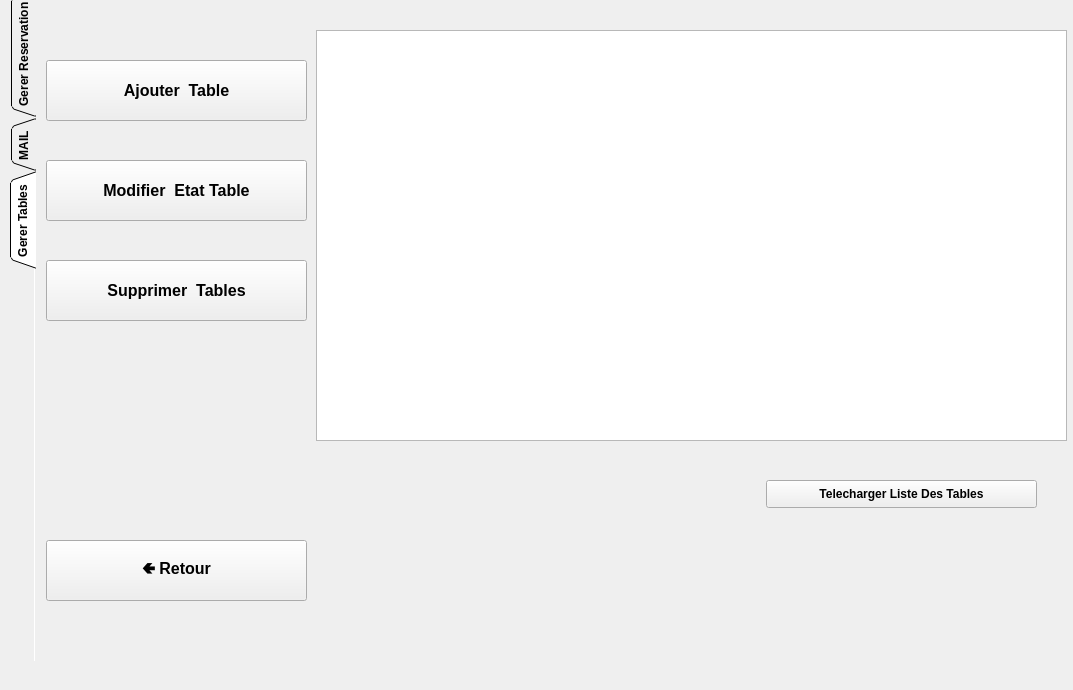
<?xml version="1.0" encoding="UTF-8"?>
<ui version="4.0">
 <class>MainWindow</class>
 <widget class="QMainWindow" name="MainWindow">
  <property name="geometry">
   <rect>
    <x>0</x>
    <y>0</y>
    <width>1073</width>
    <height>690</height>
   </rect>
  </property>
  <property name="windowTitle">
   <string>MainWindow</string>
  </property>
  <widget class="QWidget" name="centralwidget">
   <widget class="QTabWidget" name="tabWidget">
    <property name="geometry">
     <rect>
      <x>10</x>
      <y>-10</y>
      <width>1081</width>
      <height>671</height>
     </rect>
    </property>
    <property name="font">
     <font>
      <weight>75</weight>
      <bold>true</bold>
      <underline>false</underline>
     </font>
    </property>
    <property name="tabPosition">
     <enum>QTabWidget::West</enum>
    </property>
    <property name="tabShape">
     <enum>QTabWidget::Triangular</enum>
    </property>
    <property name="currentIndex">
     <number>2</number>
    </property>
    <property name="elideMode">
     <enum>Qt::ElideNone</enum>
    </property>
    <property name="usesScrollButtons">
     <bool>true</bool>
    </property>
    <property name="documentMode">
     <bool>true</bool>
    </property>
    <property name="tabsClosable">
     <bool>false</bool>
    </property>
    <property name="movable">
     <bool>true</bool>
    </property>
    <property name="tabBarAutoHide">
     <bool>false</bool>
    </property>
    <widget class="QWidget" name="tab">
     <attribute name="title">
      <string>Gerer Reservation</string>
     </attribute>
     <widget class="QPushButton" name="pushButton_supprimer">
      <property name="geometry">
       <rect>
        <x>10</x>
        <y>230</y>
        <width>261</width>
        <height>61</height>
       </rect>
      </property>
      <property name="font">
       <font>
        <pointsize>12</pointsize>
        <weight>75</weight>
        <bold>true</bold>
        <underline>false</underline>
       </font>
      </property>
      <property name="text">
       <string>Supprimer  Reservations</string>
      </property>
     </widget>
     <widget class="QPushButton" name="pushButton_retour">
      <property name="geometry">
       <rect>
        <x>10</x>
        <y>540</y>
        <width>261</width>
        <height>61</height>
       </rect>
      </property>
      <property name="font">
       <font>
        <pointsize>12</pointsize>
        <weight>75</weight>
        <bold>true</bold>
        <underline>false</underline>
       </font>
      </property>
      <property name="text">
       <string>🢀 Retour</string>
      </property>
     </widget>
     <widget class="QTableView" name="tableView">
      <property name="geometry">
       <rect>
        <x>280</x>
        <y>30</y>
        <width>751</width>
        <height>411</height>
       </rect>
      </property>
     </widget>
     <widget class="QPushButton" name="pushButton_chercher">
      <property name="geometry">
       <rect>
        <x>530</x>
        <y>560</y>
        <width>101</width>
        <height>41</height>
       </rect>
      </property>
      <property name="font">
       <font>
        <pointsize>12</pointsize>
        <weight>75</weight>
        <bold>true</bold>
        <underline>false</underline>
       </font>
      </property>
      <property name="text">
       <string>Chercher</string>
      </property>
     </widget>
     <widget class="QLabel" name="label">
      <property name="geometry">
       <rect>
        <x>350</x>
        <y>530</y>
        <width>111</width>
        <height>31</height>
       </rect>
      </property>
      <property name="font">
       <font>
        <pointsize>12</pointsize>
        <weight>75</weight>
        <bold>true</bold>
        <underline>false</underline>
       </font>
      </property>
      <property name="text">
       <string>Entrer CIN</string>
      </property>
     </widget>
     <widget class="QWidget" name="horizontalLayoutWidget">
      <property name="geometry">
       <rect>
        <x>280</x>
        <y>480</y>
        <width>751</width>
        <height>41</height>
       </rect>
      </property>
      <layout class="QHBoxLayout" name="horizontalLayout_2">
       <item>
        <widget class="QRadioButton" name="radioButton_5">
         <property name="text">
          <string>Tri par prenom</string>
         </property>
        </widget>
       </item>
       <item>
        <widget class="QRadioButton" name="radioButton_4">
         <property name="text">
          <string>Tri par nom</string>
         </property>
        </widget>
       </item>
       <item>
        <widget class="QRadioButton" name="radioButton_6">
         <property name="text">
          <string>Tri par date</string>
         </property>
        </widget>
       </item>
      </layout>
     </widget>
     <widget class="QPushButton" name="pushButton_ajouter">
      <property name="geometry">
       <rect>
        <x>10</x>
        <y>30</y>
        <width>261</width>
        <height>61</height>
       </rect>
      </property>
      <property name="font">
       <font>
        <pointsize>12</pointsize>
        <weight>75</weight>
        <bold>true</bold>
        <underline>false</underline>
       </font>
      </property>
      <property name="text">
       <string>Ajouter  Reservations</string>
      </property>
     </widget>
     <widget class="QPushButton" name="pushButton_modifier">
      <property name="geometry">
       <rect>
        <x>10</x>
        <y>130</y>
        <width>261</width>
        <height>61</height>
       </rect>
      </property>
      <property name="font">
       <font>
        <pointsize>12</pointsize>
        <weight>75</weight>
        <bold>true</bold>
        <underline>false</underline>
       </font>
      </property>
      <property name="text">
       <string>Modifier  Reservations</string>
      </property>
     </widget>
     <widget class="QPushButton" name="pushButton">
      <property name="geometry">
       <rect>
        <x>760</x>
        <y>450</y>
        <width>271</width>
        <height>28</height>
       </rect>
      </property>
      <property name="font">
       <font>
        <weight>75</weight>
        <bold>true</bold>
        <underline>false</underline>
       </font>
      </property>
      <property name="text">
       <string>Telecharger Liste Des Reservation</string>
      </property>
     </widget>
     <widget class="QLineEdit" name="lineEdit">
      <property name="geometry">
       <rect>
        <x>330</x>
        <y>561</y>
        <width>171</width>
        <height>41</height>
       </rect>
      </property>
     </widget>
    </widget>
    <widget class="QWidget" name="tab_3">
     <attribute name="title">
      <string>MAIL</string>
     </attribute>
     <widget class="QWidget" name="layoutWidget">
      <property name="geometry">
       <rect>
        <x>690</x>
        <y>630</y>
        <width>242</width>
        <height>30</height>
       </rect>
      </property>
      <layout class="QHBoxLayout" name="horizontalLayout_8">
       <item>
        <widget class="QPushButton" name="sendBtn_2">
         <property name="text">
          <string>Send</string>
         </property>
        </widget>
       </item>
       <item>
        <widget class="QPushButton" name="exitBtn_2">
         <property name="text">
          <string>Exit</string>
         </property>
        </widget>
       </item>
      </layout>
     </widget>
     <widget class="QWidget" name="layoutWidget_2">
      <property name="geometry">
       <rect>
        <x>30</x>
        <y>50</y>
        <width>931</width>
        <height>501</height>
       </rect>
      </property>
      <layout class="QFormLayout" name="formLayout_2">
       <property name="fieldGrowthPolicy">
        <enum>QFormLayout::ExpandingFieldsGrow</enum>
       </property>
       <property name="rowWrapPolicy">
        <enum>QFormLayout::WrapLongRows</enum>
       </property>
       <property name="verticalSpacing">
        <number>9</number>
       </property>
       <item row="0" column="0">
        <widget class="QLabel" name="label_9">
         <property name="styleSheet">
          <string notr="true">background-color:none;</string>
         </property>
         <property name="text">
          <string>Smtp-server:</string>
         </property>
        </widget>
       </item>
       <item row="0" column="1">
        <widget class="QLineEdit" name="server_2">
         <property name="text">
          <string>smtp.gmail.com</string>
         </property>
        </widget>
       </item>
       <item row="1" column="0">
        <widget class="QLabel" name="label_10">
         <property name="styleSheet">
          <string notr="true">background-color:none;</string>
         </property>
         <property name="text">
          <string>Server port:</string>
         </property>
        </widget>
       </item>
       <item row="1" column="1">
        <widget class="QLineEdit" name="port_2">
         <property name="text">
          <string>465</string>
         </property>
        </widget>
       </item>
       <item row="2" column="0">
        <widget class="QLabel" name="label_11">
         <property name="styleSheet">
          <string notr="true">background-color:none;</string>
         </property>
         <property name="text">
          <string>Username:</string>
         </property>
        </widget>
       </item>
       <item row="2" column="1">
        <widget class="QLineEdit" name="uname_2">
         <property name="text">
          <string>aziz.bouzaiene1@gmail.com</string>
         </property>
        </widget>
       </item>
       <item row="3" column="0">
        <widget class="QLabel" name="label_12">
         <property name="styleSheet">
          <string notr="true">background-color:none;</string>
         </property>
         <property name="text">
          <string>Password:</string>
         </property>
        </widget>
       </item>
       <item row="3" column="1">
        <widget class="QLineEdit" name="paswd_2">
         <property name="inputMask">
          <string/>
         </property>
         <property name="text">
          <string>22362125</string>
         </property>
         <property name="echoMode">
          <enum>QLineEdit::Password</enum>
         </property>
        </widget>
       </item>
       <item row="4" column="0">
        <widget class="QLabel" name="label_13">
         <property name="styleSheet">
          <string notr="true">background-color:none;</string>
         </property>
         <property name="text">
          <string>Recipant to:</string>
         </property>
        </widget>
       </item>
       <item row="4" column="1">
        <widget class="QLineEdit" name="rcpt_2">
         <property name="text">
          <string/>
         </property>
        </widget>
       </item>
       <item row="5" column="0">
        <widget class="QLabel" name="label_14">
         <property name="styleSheet">
          <string notr="true">background-color:none;</string>
         </property>
         <property name="text">
          <string>Subject:</string>
         </property>
        </widget>
       </item>
       <item row="5" column="1">
        <widget class="QLineEdit" name="subject_2"/>
       </item>
       <item row="6" column="0">
        <widget class="QLabel" name="label_15">
         <property name="styleSheet">
          <string notr="true">background-color:none;</string>
         </property>
         <property name="text">
          <string>Attachment:</string>
         </property>
        </widget>
       </item>
       <item row="7" column="0">
        <widget class="QLabel" name="label_16">
         <property name="styleSheet">
          <string notr="true">background-color:none;</string>
         </property>
         <property name="text">
          <string>Message:</string>
         </property>
        </widget>
       </item>
       <item row="6" column="1">
        <layout class="QHBoxLayout" name="horizontalLayout_9">
         <item>
          <widget class="QLineEdit" name="file_2">
           <property name="readOnly">
            <bool>true</bool>
           </property>
          </widget>
         </item>
         <item>
          <widget class="QPushButton" name="browseBtn_2">
           <property name="text">
            <string>Browse...</string>
           </property>
          </widget>
         </item>
        </layout>
       </item>
       <item row="7" column="1">
        <widget class="QPlainTextEdit" name="msg_2">
         <property name="plainText">
          <string/>
         </property>
        </widget>
       </item>
      </layout>
     </widget>
     <widget class="QPushButton" name="pushButton_retour_3">
      <property name="geometry">
       <rect>
        <x>30</x>
        <y>580</y>
        <width>261</width>
        <height>61</height>
       </rect>
      </property>
      <property name="font">
       <font>
        <pointsize>12</pointsize>
        <weight>75</weight>
        <bold>true</bold>
        <underline>false</underline>
       </font>
      </property>
      <property name="text">
       <string>🢀 Retour</string>
      </property>
     </widget>
    </widget>
    <widget class="QWidget" name="tab_2">
     <attribute name="title">
      <string>Gerer Tables</string>
     </attribute>
     <widget class="QPushButton" name="pushButton_ajouter_2">
      <property name="geometry">
       <rect>
        <x>10</x>
        <y>70</y>
        <width>261</width>
        <height>61</height>
       </rect>
      </property>
      <property name="font">
       <font>
        <pointsize>12</pointsize>
        <weight>75</weight>
        <bold>true</bold>
        <underline>false</underline>
       </font>
      </property>
      <property name="text">
       <string>Ajouter  Table</string>
      </property>
     </widget>
     <widget class="QPushButton" name="pushButton_modifier_2">
      <property name="geometry">
       <rect>
        <x>10</x>
        <y>170</y>
        <width>261</width>
        <height>61</height>
       </rect>
      </property>
      <property name="font">
       <font>
        <pointsize>12</pointsize>
        <weight>75</weight>
        <bold>true</bold>
        <underline>false</underline>
       </font>
      </property>
      <property name="text">
       <string>Modifier  Etat Table</string>
      </property>
     </widget>
     <widget class="QPushButton" name="pushButton_supprimer_2">
      <property name="geometry">
       <rect>
        <x>10</x>
        <y>270</y>
        <width>261</width>
        <height>61</height>
       </rect>
      </property>
      <property name="font">
       <font>
        <pointsize>12</pointsize>
        <weight>75</weight>
        <bold>true</bold>
        <underline>false</underline>
       </font>
      </property>
      <property name="text">
       <string>Supprimer  Tables</string>
      </property>
     </widget>
     <widget class="QPushButton" name="pushButton_retour_2">
      <property name="geometry">
       <rect>
        <x>10</x>
        <y>550</y>
        <width>261</width>
        <height>61</height>
       </rect>
      </property>
      <property name="font">
       <font>
        <pointsize>12</pointsize>
        <weight>75</weight>
        <bold>true</bold>
        <underline>false</underline>
       </font>
      </property>
      <property name="text">
       <string>🢀 Retour</string>
      </property>
     </widget>
     <widget class="QTableView" name="tableView_2">
      <property name="geometry">
       <rect>
        <x>280</x>
        <y>40</y>
        <width>751</width>
        <height>411</height>
       </rect>
      </property>
     </widget>
     <widget class="QPushButton" name="pushButton_2">
      <property name="geometry">
       <rect>
        <x>730</x>
        <y>490</y>
        <width>271</width>
        <height>28</height>
       </rect>
      </property>
      <property name="font">
       <font>
        <weight>75</weight>
        <bold>true</bold>
        <underline>false</underline>
       </font>
      </property>
      <property name="text">
       <string>Telecharger Liste Des Tables</string>
      </property>
     </widget>
    </widget>
   </widget>
  </widget>
 </widget>
 <resources/>
 <connections/>
</ui>
